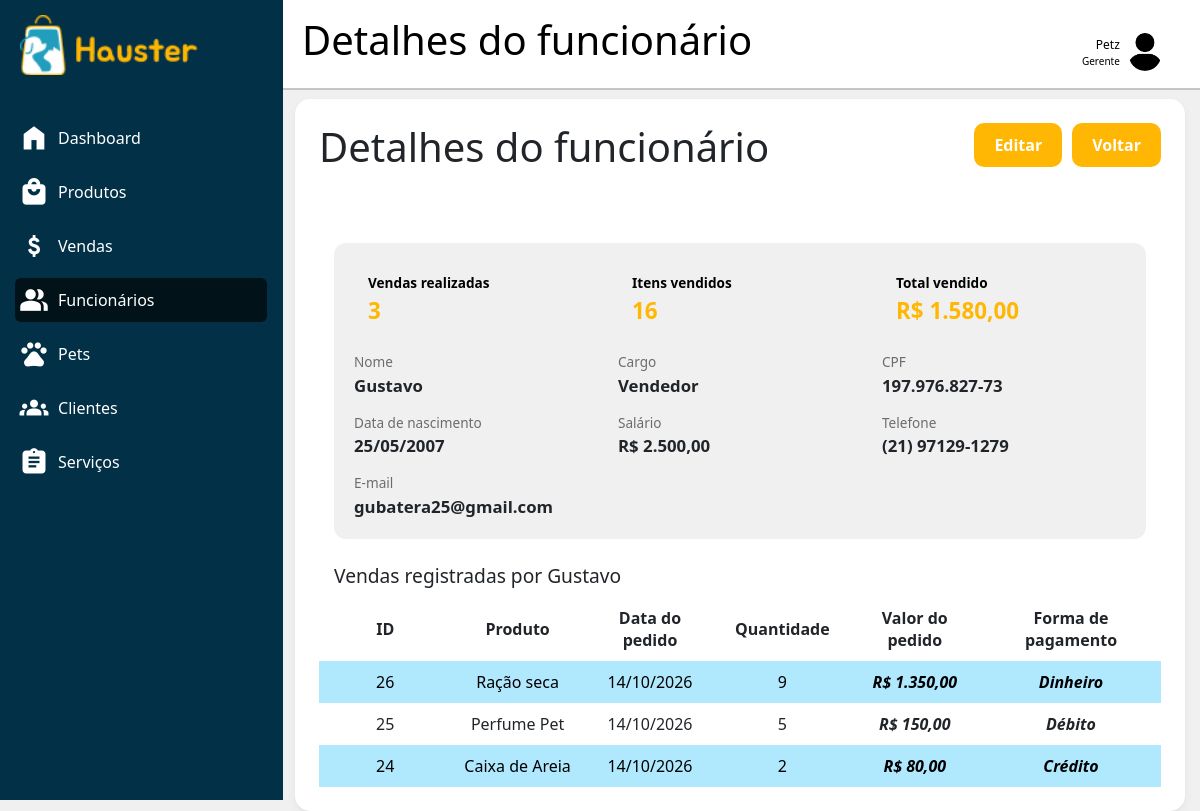
Screenshot of /dashboard.php?pagina=funcionarios_detalhar&id_func=1 (signed in) with the database file from the repository.
### tables this page shows
CREATE TABLE IF NOT EXISTS `funcionarios` (
  `idfuncionarios` int(11) NOT NULL AUTO_INCREMENT,
  `nome` varchar(45) NOT NULL,
  `dt_nasc` date NOT NULL,
  `salario` decimal(10,2) NOT NULL,
  `cpf` varchar(11) NOT NULL,
  `email` varchar(45) NOT NULL,
  `telefone` varchar(14) NOT NULL,
  `senha` varchar(255) NOT NULL,
  `cargos_idcargos` int(11) NOT NULL,
  `estabelecimento_idestabelecimento` int(11) NOT NULL,
  PRIMARY KEY (`idfuncionarios`),
  UNIQUE KEY `uk_funcionarios_id_cargo` (`idfuncionarios`,`cargos_idcargos`),
  KEY `fk_funcionarios_cargos_id` (`cargos_idcargos`),
  KEY `fk_funcionarios_estabelecimento_id` (`estabelecimento_idestabelecimento`),
  CONSTRAINT `fk_funcionarios_cargos` FOREIGN KEY (`cargos_idcargos`) REFERENCES `cargos` (`idcargos`) ON DELETE NO ACTION ON UPDATE NO ACTION,
  CONSTRAINT `fk_funcionarios_estabelecimento` FOREIGN KEY (`estabelecimento_idestabelecimento`) REFERENCES `estabelecimento` (`idestabelecimento`) ON DELETE CASCADE ON UPDATE NO ACTION
);

CREATE TABLE IF NOT EXISTS `cargos` (
  `idcargos` int(11) NOT NULL AUTO_INCREMENT,
  `nome` varchar(45) NOT NULL,
  PRIMARY KEY (`idcargos`)
);

CREATE TABLE IF NOT EXISTS `itens_pedido` (
  `id_pedido` int(11) NOT NULL AUTO_INCREMENT,
  `produtos_idprodutos` int(11) NOT NULL,
  `dt_pedido` date NOT NULL,
  `valor` decimal(10,2) NOT NULL,
  `quantidade` int(11) NOT NULL DEFAULT 1,
  `form_pagamento` enum('Crédito','Débito','Pix','Dinheiro') NOT NULL,
  `estabelecimento_idestabelecimento` int(11) NOT NULL,
  `funcionarios_idfuncionarios` int(11) NOT NULL,
  PRIMARY KEY (`id_pedido`),
  KEY `fk_itens_pedido_estabelecimento1_idx` (`estabelecimento_idestabelecimento`),
  KEY `fk_itens_pedido_funcionarios1_idx` (`funcionarios_idfuncionarios`),
  CONSTRAINT `fk_itens_pedido_funcionarios1` FOREIGN KEY (`funcionarios_idfuncionarios`) REFERENCES `funcionarios` (`idfuncionarios`) ON DELETE RESTRICT ON UPDATE CASCADE
);

CREATE TABLE IF NOT EXISTS `produtos` (
  `idprodutos` int(11) NOT NULL AUTO_INCREMENT,
  `nome_prod` varchar(45) NOT NULL,
  `validade` date NOT NULL,
  `estoque` int(11) NOT NULL,
  `marca` varchar(45) NOT NULL,
  `preco` decimal(10,2) NOT NULL,
  `categorias_idcategorias` int(11) NOT NULL,
  `estabelecimento_idestabelecimento` int(11) NOT NULL,
  PRIMARY KEY (`idprodutos`,`categorias_idcategorias`,`estabelecimento_idestabelecimento`),
  KEY `fk_produtos_categorias1_idx` (`categorias_idcategorias`),
  KEY `fk_produtos_estabelecimento1_idx` (`estabelecimento_idestabelecimento`),
  CONSTRAINT `fk_produtos_categorias1` FOREIGN KEY (`categorias_idcategorias`) REFERENCES `categorias` (`idcategorias`) ON DELETE NO ACTION ON UPDATE NO ACTION,
  CONSTRAINT `fk_produtos_estabelecimento` FOREIGN KEY (`estabelecimento_idestabelecimento`) REFERENCES `estabelecimento` (`idestabelecimento`) ON DELETE CASCADE ON UPDATE NO ACTION
);

### includes/helpers_funcionarios.php (called while the page is built, shortened)
<?php
function formatar_cpf(string $cpf): string
{
    return preg_replace('/(\d{3})(\d{3})(\d{3})(\d{2})/', '$1.$2.$3-$4', $cpf);
}
function formatar_telefone(string $tel): string
{
    if (strlen($tel) === 11) {
        return preg_replace('/(\d{2})(\d{5})(\d{4})/', '($1) $2-$3', $tel);
    }
    return $tel;
}
function formatar_dinheiro($valor): string
{
    return 'R$ ' . number_format((float) $valor, 2, ',', '.');
}

### dashboard/funcionarios/detalhar.php (the view, shortened to what this page needs)
<?php
include_once "includes/helpers_funcionarios.php";
$estabelecimento_id = $_SESSION['estabelecimento_id'];
$id = isset($_GET['id_func']) ? (int) $_GET['id_func'] : 0;
$stmt = $conexao->prepare(
    "SELECT f.*, c.nome AS nome_cargo
     FROM funcionarios f
     JOIN cargos c ON c.idcargos = f.cargos_idcargos
     WHERE f.idfuncionarios = :id AND f.estabelecimento_idestabelecimento = :estab"
);
$stmt->execute([':id' => $id, ':estab' => $estabelecimento_id]);
$func = $stmt->fetch();
$stmt = $conexao->prepare(
    "SELECT COUNT(*)                    AS total_vendas,
            COALESCE(SUM(quantidade),0) AS total_itens,
            COALESCE(SUM(valor),0)      AS total_valor
     FROM itens_pedido
     WHERE funcionarios_idfuncionarios = :id
       AND estabelecimento_idestabelecimento = :estab"
);
$stmt->execute([':id' => $id, ':estab' => $estabelecimento_id]);
$resumo = $stmt->fetch();
$stmt = $conexao->prepare(
    "SELECT ip.id_pedido, ip.dt_pedido, ip.valor, ip.quantidade, ip.form_pagamento,
            p.nome_prod AS produto
     FROM itens_pedido ip
     LEFT JOIN produtos p ON p.idprodutos = ip.produtos_idprodutos
     WHERE ip.funcionarios_idfuncionarios = :id
       AND ip.estabelecimento_idestabelecimento = :estab
     ORDER BY ip.dt_pedido DESC, ip.id_pedido DESC"
);
$stmt->execute([':id' => $id, ':estab' => $estabelecimento_id]);
$vendas = $stmt->fetchAll();
?>
<main class="tabela content fundo">
    <div class="cabecalho-tabela">
        <h1 class="titulo">Detalhes do funcionário</h1>
        <div style="display:flex; gap:10px;">
            <a href="dashboard.php?pagina=funcionarios_editar&id_func=<?= $func['idfuncionarios'] ?>" class="btn-cadastrar">Editar</a>
            <a href="dashboard.php?pagina=funcionarios" class="btn-cadastrar">Voltar</a>
        </div>
    </div>
    <div class="dados-func">
        <div class="destaque-func"><span>Vendas realizadas</span><strong><?= (int) $resumo['total_vendas'] ?></strong></div>
        <div class="destaque-func"><span>Itens vendidos</span><strong><?= (int) $resumo['total_itens'] ?></strong></div>
        <div class="destaque-func"><span>Total vendido</span><strong><?= formatar_dinheiro($resumo['total_valor']) ?></strong></div>
        <div><span>Nome</span><strong><?= htmlspecialchars($func['nome']) ?></strong></div>
        <div><span>Cargo</span><strong><?= htmlspecialchars($func['nome_cargo']) ?></strong></div>
        <div><span>CPF</span><strong><?= htmlspecialchars(formatar_cpf($func['cpf'])) ?></strong></div>
        <div><span>Data de nascimento</span><strong><?= date('d/m/Y', strtotime($func['dt_nasc'])) ?></strong></div>
        <div><span>Salário</span><strong><?= formatar_dinheiro($func['salario']) ?></strong></div>
        <div><span>Telefone</span><strong><?= htmlspecialchars(formatar_telefone($func['telefone'])) ?></strong></div>
        <div><span>E-mail</span><strong><?= htmlspecialchars($func['email']) ?></strong></div>
    </div>
    <h2 class="subtitulo-func">Vendas registradas por <?= htmlspecialchars($func['nome']) ?></h2>
    <table class="table-sb">
        <tr class="linha">
            <th class="celulas">ID</th>
            <th class="celulas">Produto</th>
            <th class="celulas">Data do pedido</th>
            <th class="celulas">Quantidade</th>
            <th class="celulas">Valor do pedido</th>
            <th class="celulas">Forma de pagamento</th>
        </tr>
        <?php if (count($vendas) > 0): ?>
            <?php foreach ($vendas as $venda): ?>
                <tr class="linha">
                    <td class="celulas"><?= htmlspecialchars($venda['id_pedido']) ?></td>
                    <td class="celulas"><?= htmlspecialchars($venda['produto'] ?? 'Produto removido') ?></td>
                    <td class="celulas"><?= date('d/m/Y', strtotime($venda['dt_pedido'])) ?></td>
                    <td class="celulas"><?= (int) $venda['quantidade'] ?></td>
                    <td class="celulas destaque"><?= formatar_dinheiro($venda['valor']) ?></td>
                    <td class="celulas destaque"><?= htmlspecialchars($venda['form_pagamento']) ?></td>
                </tr>
            <?php endforeach; ?>
        <?php else: ?>
            <tr class="linha">
                <td class="celulas" colspan="6">Este funcionário ainda não registrou nenhuma venda.</td>
            </tr>
        <?php endif; ?>
    </table>
</main>

### css/side-bar.css (style rules this page uses)
:root { --branco: #ffff; --preto: #000000; --primaria-100: #B0E8FE; --primaria-200: #2CC7EC; --primaria-base: #219EBC; --primaria-400: #16778E; --primaria-500: #0C5262; --primaria-600: #042F3A; --primaria-700: #011319; --secundaria-100: #FFE9D2; --secundaria-base: #FFB703; --secundaria-300: #CE9300; --secundaria-400: #9E7000; --secundaria-500: #714F00; --secundaria-600: #473000; --secundaria-700: #211500; --cinza-100: #F0F0F0; --cinza-200: #B3B8BB; --cinza-base: #8E9294; --cinza-400: #6A6D6F; --cinza-500: #494B4C; --cinza-600: #2A2B2C; --cinza-700: #101111; --fundo: #023047; --font: "Inter"; }
* { margin: 0; padding: 0; border: none; box-sizing: border-box; }
html, body { height: 100%; font-family: "Inter", Helvetica, sans-serif; }
.dashboard { display: grid; grid-template-areas: "sidebar topbar" "sidebar content"; grid-template-columns: 280px 1fr; grid-template-rows: 90px 1fr; height: 100vh; background-color: var(--cinza-100); }
.content { grid-area: content; padding: 1.5rem; }

### dashboard/estoque/css/estoque.css (style rules this page uses)
:root { --branco: #ffff; --preto: #000000; --primaria-100: #B0E8FE; --primaria-200: #2CC7EC; --primaria-base: #219EBC; --primaria-400: #16778E; --primaria-500: #0C5262; --primaria-600: #042F3A; --primaria-700: #011319; --secundaria-100: #FFE9D2; --secundaria-base: #FFB703; --secundaria-300: #CE9300; --secundaria-400: #9E7000; --secundaria-500: #714F00; --secundaria-600: #473000; --secundaria-700: #211500; --secundaria-hover: #e4a404; --cinza-100: #F0F0F0; --cinza-200: #B3B8BB; --cinza-base: #8E9294; --cinza-400: #6A6D6F; --cinza-500: #494B4C; --cinza-600: #2A2B2C; --cinza-700: #101111; --estoque-alto: #6CD486; --estoque-medio: #FFCE52; --estoque-baixo: #FF6366; --excluir: #FF383C; --excluir-hover: #d32c2f; --font: "Inter"; }
.fundo { background-color: var(--branco); box-shadow: 0 1px 2px rgba(0, 0, 0, 0.05), 0 4px 12px rgba(0, 0, 0, 0.04); border-radius: 15px; }
.tabela { display: flex; flex-direction: column; margin: 1% 15px 1% 15px; }
th, td { padding: 10px; text-align: center; vertical-align: middle; }
.cabecalho-tabela { display: flex; flex-direction: row; justify-content: space-between; align-items: flex-start; height: 15vh; }
.btn-cadastrar { text-decoration: none; color: var(--branco); padding: 10px 20px; background-color: var(--secundaria-base); border-radius: 10px; font-weight: bold; }
.table-sb { width: 100%; border-collapse: collapse; table-layout: fixed; }
tr:nth-child(even) { background-color: var(--primaria-100); color: var(--preto); }
.celulas { display: table-cell; text-align: center; vertical-align: middle; max-width: max-content; }
th:last-child, td:last-child { width: 180px; }
.destaque { font-weight: bold; font-style: italic; }

### dashboard/funcionarios/css/funcionarios.css (style rules this page uses)
.dados-func { display: grid; grid-template-columns: repeat(3, 1fr); gap: 15px 20px; margin: 0 15px 25px 15px; padding: 20px; background-color: var(--cinza-100); border-radius: 12px; }
.dados-func span { display: block; font-size: 0.85rem; color: var(--cinza-400); }
.dados-func strong { font-size: 1.05rem; word-break: break-word; }
.destaque-func { border-radius: 10px; padding: 10px 14px; }
.dados-func .destaque-func span { color: var(--preto); font-weight: 600; }
.dados-func .destaque-func strong { color: var(--secundaria-base); font-size: 1.4rem; }
.subtitulo-func { margin: 0 15px 10px 15px; font-size: 1.2rem; }

### rows the page displays
funcionarios: nome "Gustavo", cargos_idcargos.nome "Vendedor", cpf "197.976.827-73", dt_nasc "25/05/2007", salario "R$ 2.500,00", telefone "(21) 97129-1279", email "gubatera25@gmail.com"
itens_pedido: id_pedido "26", produtos.nome_prod "Ração seca", dt_pedido "14/10/2026", quantidade "9", valor "R$ 1.350,00", form_pagamento "Dinheiro"
itens_pedido: id_pedido "25", produtos.nome_prod "Perfume Pet", dt_pedido "14/10/2026", quantidade "5", valor "R$ 150,00", form_pagamento "Débito"
itens_pedido: id_pedido "24", produtos.nome_prod "Caixa de Areia", dt_pedido "14/10/2026", quantidade "2", valor "R$ 80,00", form_pagamento "Crédito"

### other values shown
$texto "Dashboard"
$texto "Produtos"
$texto "Vendas"
$texto "Funcionários"
$texto "Pets"
$texto "Clientes"
$texto "Serviços"
$titulo_pagina "Detalhes do funcionário"
$nome_exibido "Petz"
$cargo_exibido "Gerente"
$resumo['total_vendas'] "3"
$resumo['total_itens'] "16"
formatar_dinheiro($resumo['total_valor']) "R$ 1.580,00"
